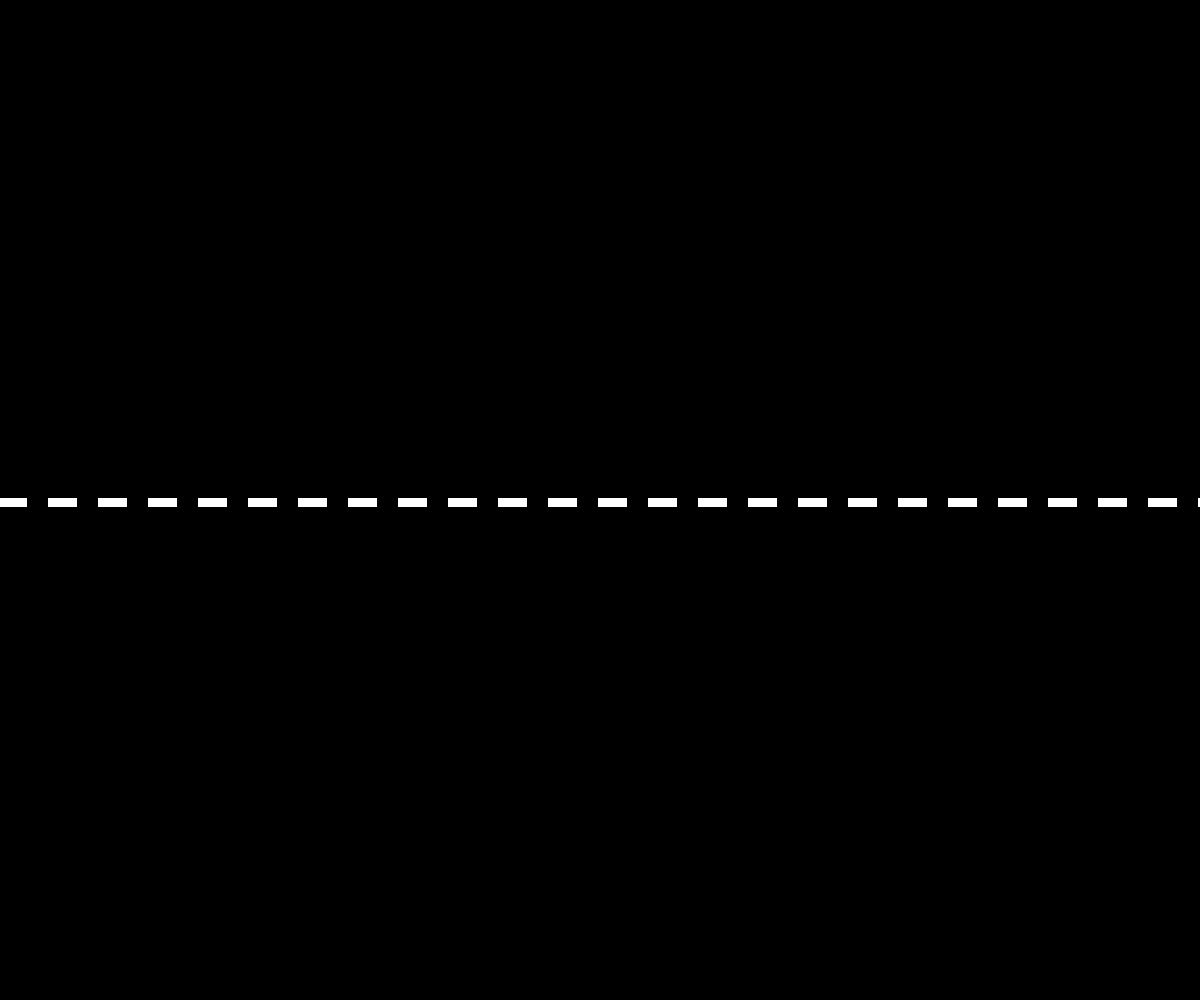
Frame 1 (no input)
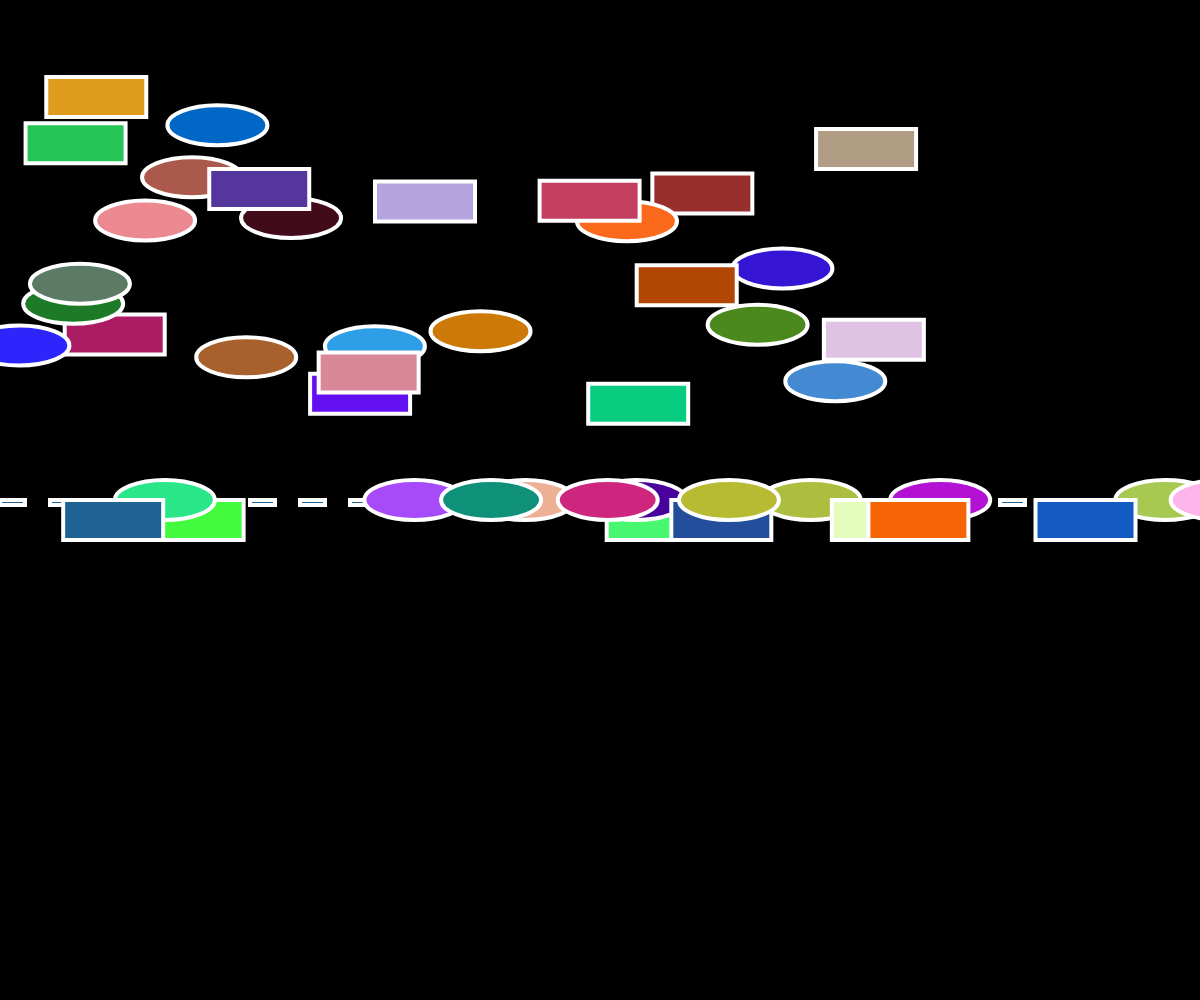
Frame 60 (no input)
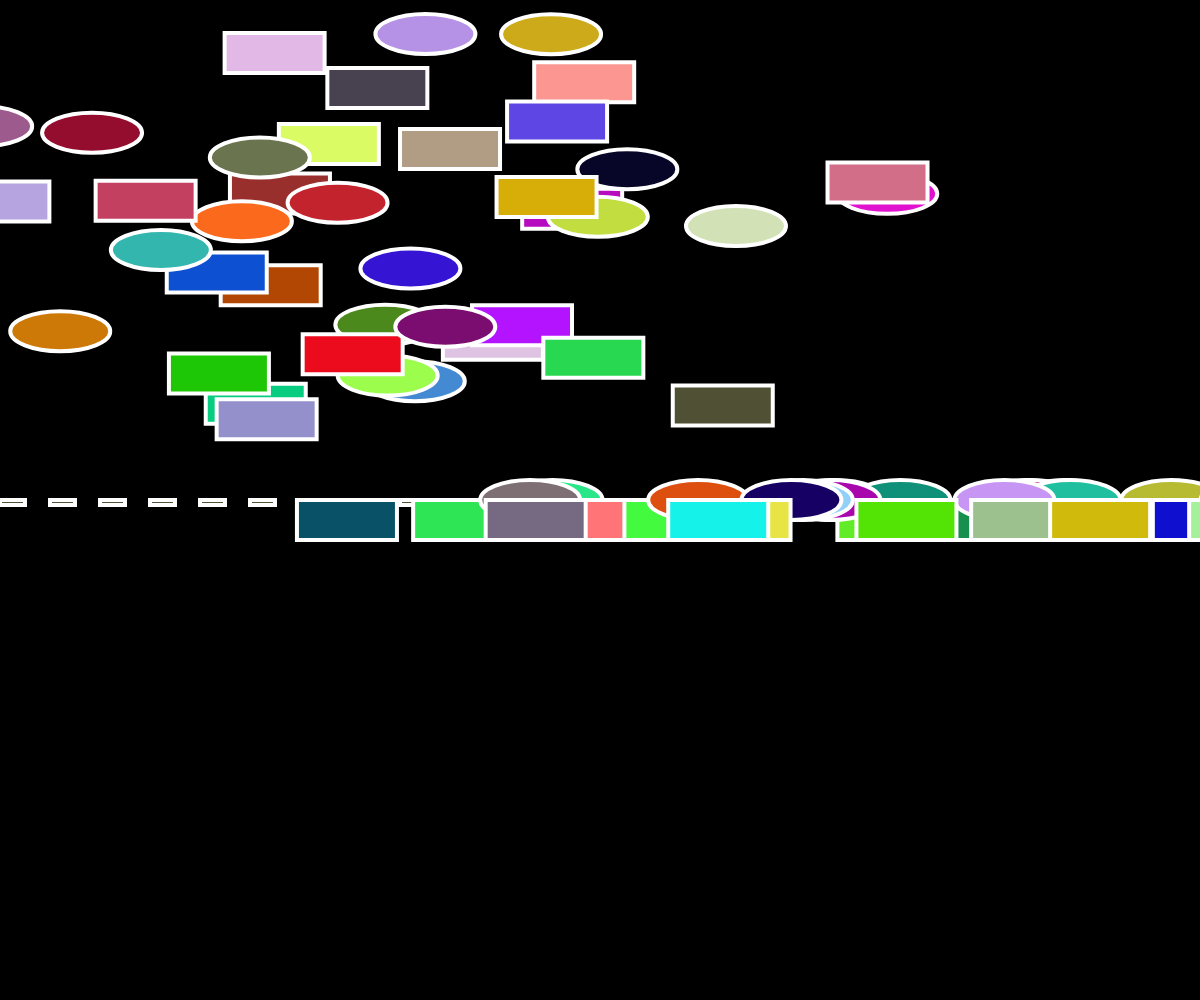
Frame 120 (the mouse pressed at the canvas centre since frame 60)

The p5.js sketch that drew these frames (run headless with seeded random() and noise() and a simulated clock; from frame 60 on, the mouse is pressed at the canvas centre):

// p5.js sketch
// ── sketch.js
// Project Title
// Your Name
// Date
//
// Extra for Experts:
// - describe what you did to take this project "above and beyond"

let westbound = [];
let eastbound = [];


function setup() {
  createCanvas(windowWidth, windowHeight);
  frameRate(60)
}

function draw() {
  strokeWeight(4);
  stroke(255);
  background(0);
  drawRoad();
  for(let i = 0; i <westbound.length; i++){
    westbound[i].action();
  }
  for(let i = 0; i <eastbound.length; i++){
    eastbound[i].action();
  }
   for(let i = 0; i < 0.5; i++){
     westbound.push(new Vehicle(random(width),random(height/2.5)));}
  for(let i = 0; i < 0.5; i++){
    if(this.dir===1){
     eastbound.push(new Vehicle(random(width),random(height/2)));}
  }



}

function drawRoad(){
  let x = 0;
  while( x <= width){
    rect(x, height/2, 25, 5);
    x = x + 50;
  }
}

function mouseClicked(){
  if(keyCode === 16){
    eastbound.push(new Vehicle(random(width),random(height/2)));

  }
    westbound.push(new Vehicle(random(width),random(height/2.5)));

}
class Vehicle{
  constructor(x,y,dir){
    this.x = x;
    this.y = y;
    this.dir = int(random(2));
    this.c = color(random(255),random(255),random(255));
    this.type = int(random(2));
    this.pos = createVector(x,y);
    this.vel = createVector(-1,1);
    this.acc = createVector(random(-1,1),random(-1,1));
  }
  action(){
    this.display();
    this.move();
  }
  move(){
    this.pos.x += (random(-1,1),random(-1,1));
    this.acc.add(this.acc);
    }
  display(){
    if(this.dir === 0){// moves west bound 
      this.pos.x += (random(-15,1),random(-15,1));
      this.acc.add(this.acc);
    }
     if(this.dir === 1){// moves eastbound
       this.pos.x -= (random(-15,1),random(-15,1));
       this.pos.y = height/2;
       this.acc.add(this.acc);
    }
    if(this.type ===0){
      this.drawCar();

    }
    else if (this.type === 1){
      this.drawTruck();

    }
  }
  drawCar(dir){
    fill(this.c);
    rect(this.pos.x,this.pos.y,100,40);
  }
  drawTruck(dir){
    fill(this.c);
    ellipse(this.pos.x,this.pos.y,100,40);
  }

}
